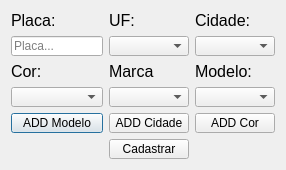
<?xml version="1.0" encoding="UTF-8"?>
<ui version="4.0">
 <class>CadastradoCarro</class>
 <widget class="QDialog" name="CadastradoCarro">
  <property name="geometry">
   <rect>
    <x>0</x>
    <y>0</y>
    <width>286</width>
    <height>170</height>
   </rect>
  </property>
  <property name="sizePolicy">
   <sizepolicy hsizetype="Fixed" vsizetype="Fixed">
    <horstretch>0</horstretch>
    <verstretch>0</verstretch>
   </sizepolicy>
  </property>
  <property name="minimumSize">
   <size>
    <width>286</width>
    <height>170</height>
   </size>
  </property>
  <property name="maximumSize">
   <size>
    <width>286</width>
    <height>170</height>
   </size>
  </property>
  <property name="windowTitle">
   <string>SansCar - Cadastro de Carro</string>
  </property>
  <layout class="QGridLayout" name="gridLayout">
   <item row="2" column="2">
    <widget class="QLabel" name="label_6">
     <property name="font">
      <font>
       <family>Arial</family>
       <pointsize>12</pointsize>
      </font>
     </property>
     <property name="text">
      <string>Modelo:</string>
     </property>
    </widget>
   </item>
   <item row="0" column="2">
    <widget class="QLabel" name="label_5">
     <property name="font">
      <font>
       <family>Arial</family>
       <pointsize>12</pointsize>
      </font>
     </property>
     <property name="text">
      <string>Cidade:</string>
     </property>
    </widget>
   </item>
   <item row="3" column="2">
    <widget class="QComboBox" name="cbModelos"/>
   </item>
   <item row="2" column="0">
    <widget class="QLabel" name="label_2">
     <property name="font">
      <font>
       <family>Arial</family>
       <pointsize>12</pointsize>
      </font>
     </property>
     <property name="text">
      <string>Cor:</string>
     </property>
    </widget>
   </item>
   <item row="2" column="1">
    <widget class="QLabel" name="label_3">
     <property name="font">
      <font>
       <family>Arial</family>
       <pointsize>12</pointsize>
      </font>
     </property>
     <property name="text">
      <string>Marca</string>
     </property>
    </widget>
   </item>
   <item row="0" column="1">
    <widget class="QLabel" name="label_4">
     <property name="font">
      <font>
       <family>Arial</family>
       <pointsize>12</pointsize>
      </font>
     </property>
     <property name="text">
      <string>UF:</string>
     </property>
    </widget>
   </item>
   <item row="1" column="1">
    <widget class="QComboBox" name="cbEstado"/>
   </item>
   <item row="4" column="0">
    <widget class="QPushButton" name="pushButton_2">
     <property name="text">
      <string>ADD Modelo</string>
     </property>
    </widget>
   </item>
   <item row="3" column="0">
    <widget class="QComboBox" name="cbCor"/>
   </item>
   <item row="1" column="2">
    <widget class="QComboBox" name="cbCidade"/>
   </item>
   <item row="3" column="1">
    <widget class="QComboBox" name="cbMarcas"/>
   </item>
   <item row="1" column="0">
    <widget class="QLineEdit" name="lnPlaca">
     <property name="placeholderText">
      <string>Placa...</string>
     </property>
    </widget>
   </item>
   <item row="0" column="0">
    <widget class="QLabel" name="label">
     <property name="font">
      <font>
       <family>Arial</family>
       <pointsize>12</pointsize>
      </font>
     </property>
     <property name="text">
      <string>Placa:</string>
     </property>
    </widget>
   </item>
   <item row="4" column="2">
    <widget class="QPushButton" name="pushButton_6">
     <property name="text">
      <string>ADD Cor</string>
     </property>
    </widget>
   </item>
   <item row="4" column="1">
    <widget class="QPushButton" name="pushButton_5">
     <property name="text">
      <string>ADD Cidade</string>
     </property>
    </widget>
   </item>
   <item row="5" column="1">
    <widget class="QPushButton" name="pushButton">
     <property name="text">
      <string>Cadastrar</string>
     </property>
    </widget>
   </item>
  </layout>
 </widget>
 <resources/>
 <connections>
  <connection>
   <sender>pushButton</sender>
   <signal>clicked()</signal>
   <receiver>CadastradoCarro</receiver>
   <slot>close()</slot>
   <hints>
    <hint type="sourcelabel">
     <x>127</x>
     <y>159</y>
    </hint>
    <hint type="destinationlabel">
     <x>87</x>
     <y>151</y>
    </hint>
   </hints>
  </connection>
 </connections>
</ui>
